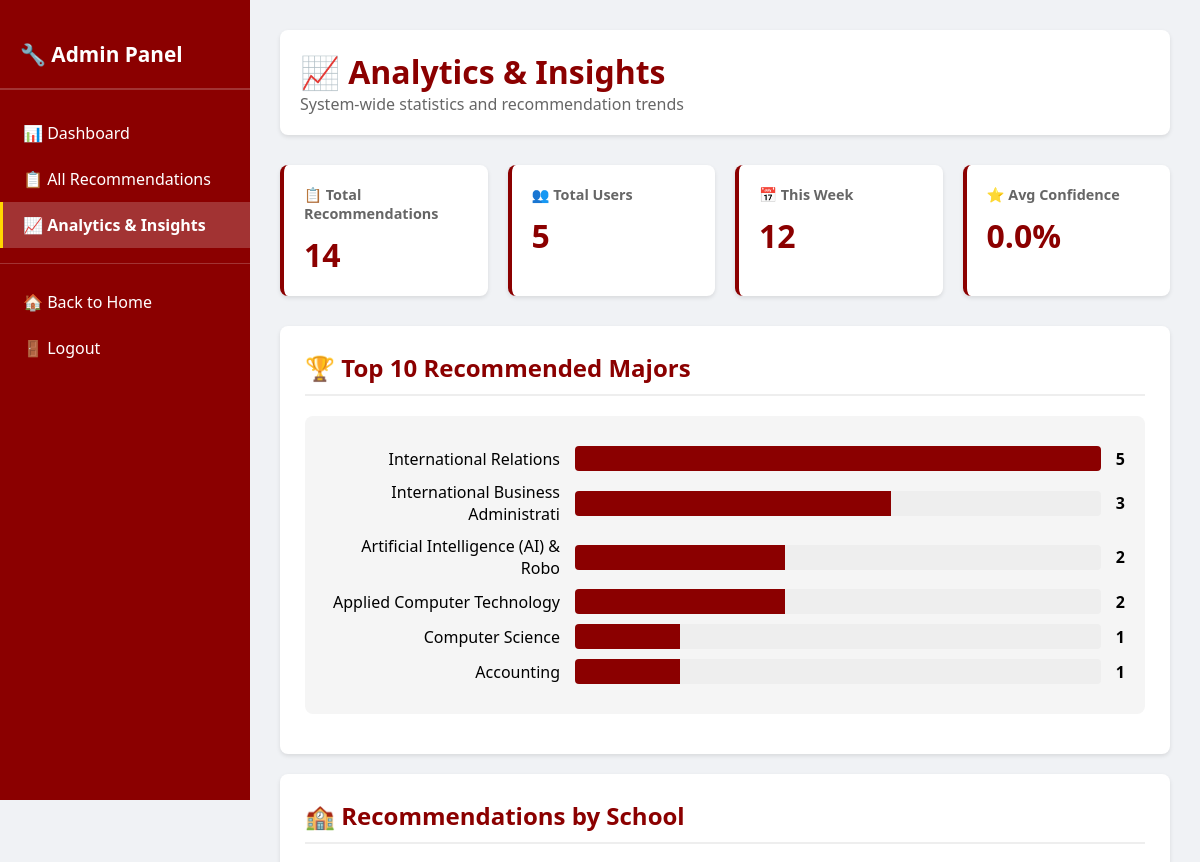
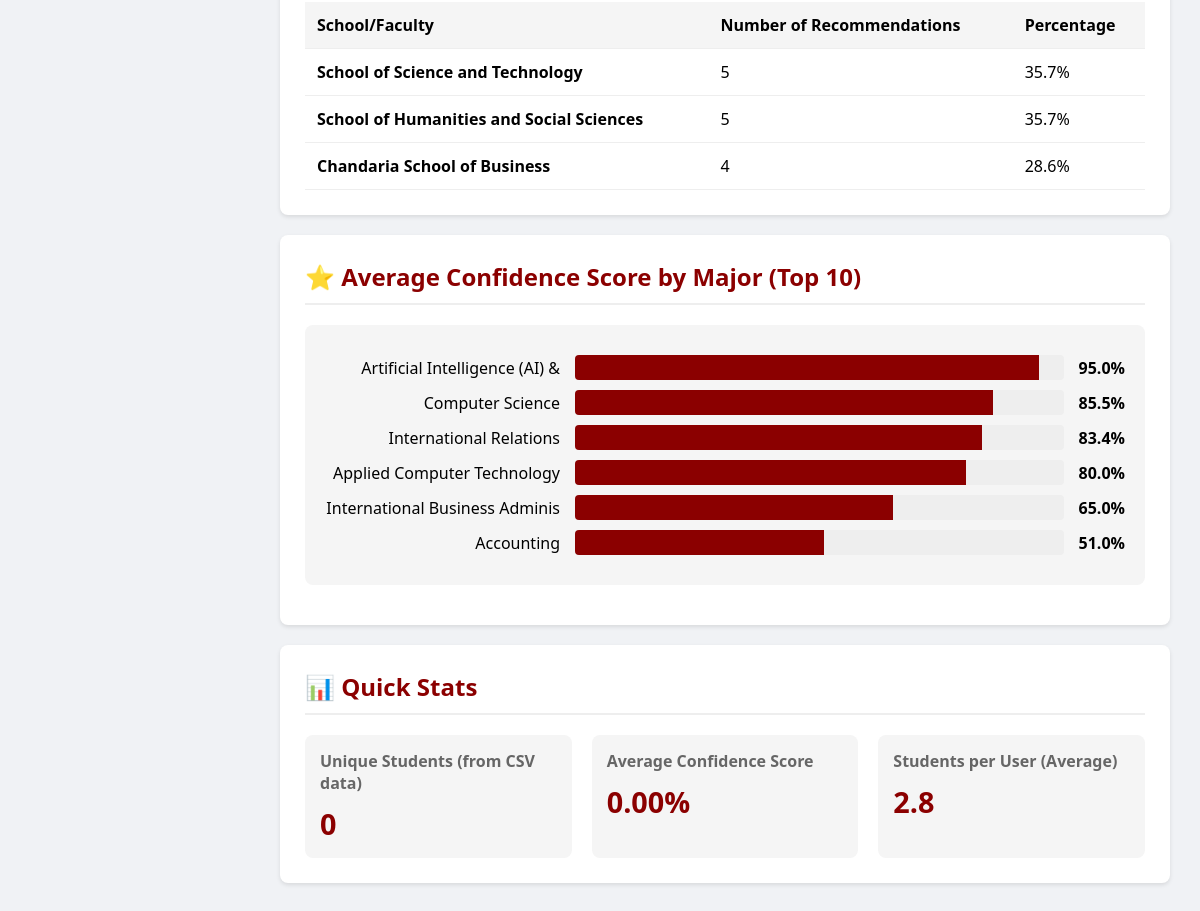
/admin/analytics (signed in), run on the app's committed database (2 pictures, top to bottom).
### app.py (models this page shows)
class Result(db.Model):
    id = db.Column(db.Integer, primary_key=True)
    major = db.Column(db.String(100), nullable=False)
    school = db.Column(db.String(100), nullable=False)
    confidence = db.Column(db.Float, nullable=False)
    timestamp = db.Column(db.DateTime, nullable=False, default=datetime.utcnow)
    user_id = db.Column(db.Integer, db.ForeignKey('user.id'), nullable=False)

### app.py (the view)
@app.route('/admin/analytics')
@login_required
def admin_analytics():
    if not current_user.is_admin:
        flash('Access Denied: Administrators only.', 'danger')
        return redirect(url_for('index'))
    total_recommendations = Result.query.count()
    total_users = User.query.count()
    top_majors = db.session.query(
        Result.major,
        func.count(Result.id).label('count')
    ).group_by(Result.major).order_by(desc(func.count(Result.id))).limit(10).all()
    top_schools = db.session.query(
        Result.school,
        func.count(Result.id).label('count')
    ).group_by(Result.school).order_by(desc(func.count(Result.id))).all()
    avg_confidence = db.session.query(
        Result.major,
        func.avg(Result.confidence).label('avg_conf')
    ).group_by(Result.major).order_by(desc(func.avg(Result.confidence))).limit(10).all()
    from datetime import timedelta
    week_ago = datetime.utcnow() - timedelta(days=7)
    recent_count = Result.query.filter(Result.timestamp >= week_ago).count()
    analytics_data = {
        'total_recommendations': total_recommendations,
        'total_users': total_users,
        'top_majors': top_majors,
        'top_schools': top_schools,
        'avg_confidence': avg_confidence,
        'last_week_count': recent_count,
        'csv_stats': get_recommendation_statistics()
    }
    return render_template('admin_analytics.html', analytics=analytics_data)

### app.py (called while the page is built)
@login_manager.user_loader
def load_user(user_id):
    return db.session.get(User, int(user_id))

### model_training.py (called while the page is built, shortened)
def get_recommendation_statistics():
    if not os.path.exists(DATA_FILE):
        return {
            'total_recommendations': 0,
            'message': 'No data collected yet.'
        }

### templates/admin_analytics.html (shortened to what this page needs)
<!DOCTYPE html>
<html lang="en">
<head>
</head>
<body>
<div class="admin-container">
    <div class="sidebar">
        <h2>🔧 Admin Panel</h2>
        <a href="{{ url_for('admin') }}" class="nav-item">📊 Dashboard</a>
        <a href="{{ url_for('admin_recommendations') }}" class="nav-item">📋 All Recommendations</a>
        <a href="{{ url_for('admin_analytics') }}" class="nav-item active">📈 Analytics & Insights</a>
        <hr style="border: none; border-top: 1px solid rgba(255,255,255,0.2); margin: 15px 0;">
        <a href="{{ url_for('index') }}" class="nav-item">🏠 Back to Home</a>
        <a href="{{ url_for('logout') }}" class="nav-item">🚪 Logout</a>
    </div>
    <div class="main-content">
        <div class="admin-header">
            <h1>📈 Analytics & Insights</h1>
            <p style="color: #666;">System-wide statistics and recommendation trends</p>
        </div>
        <div class="stats-grid">
            <div class="stat-card">
                <h3>📋 Total Recommendations</h3>
                <div class="value">{{ analytics.total_recommendations }}</div>
            </div>
            <div class="stat-card">
                <h3>👥 Total Users</h3>
                <div class="value">{{ analytics.total_users }}</div>
            </div>
            <div class="stat-card">
                <h3>📅 This Week</h3>
                <div class="value">{{ analytics.last_week_count }}</div>
            </div>
            <div class="stat-card">
                <h3>⭐ Avg Confidence</h3>
                <div class="value">{{ "%.1f"|format(analytics.csv_stats.avg_confidence or 0) }}%</div>
            </div>
        </div>
        <div class="content-section">
            <h2>🏆 Top 10 Recommended Majors</h2>
            {% if analytics.top_majors %}
                <div class="chart">
                    {% for major, count in analytics.top_majors %}
                        <div class="bar">
                            <div class="bar-label">{{ major[:35] }}</div>
                            <div class="bar-container">
                                <div class="bar-fill" style="width: {{ (count / analytics.top_majors[0][1] * 100)|int }}%"></div>
                            </div>
                            <div class="bar-value">{{ count }}</div>
                        </div>
                    {% endfor %}
                </div>
            {% else %}
                <p style="color: #999;">No data available</p>
            {% endif %}
        </div>
        <div class="content-section">
            <h2>🏫 Recommendations by School</h2>
            {% if analytics.top_schools %}
                <div class="table-responsive">
                    <table>
                        <thead>
                            <tr>
                                <th>School/Faculty</th>
                                <th>Number of Recommendations</th>
                                <th>Percentage</th>
                            </tr>
                        </thead>
                        <tbody>
                            {% for school, count in analytics.top_schools %}
                                <tr>
                                    <td><strong>{{ school }}</strong></td>
                                    <td>{{ count }}</td>
                                    <td>{{ "%.1f"|format((count / analytics.total_recommendations * 100) if analytics.total_recommendations > 0 else 0) }}%</td>
                                </tr>
                            {% endfor %}
                        </tbody>
                    </table>
                </div>
            {% else %}
                <p style="color: #999;">No data available</p>
            {% endif %}
        </div>
        <div class="content-section">
            <h2>⭐ Average Confidence Score by Major (Top 10)</h2>
            {% if analytics.avg_confidence %}
                <div class="chart">
                    {% for major, avg_conf in analytics.avg_confidence %}
                        <div class="bar">
                            <div class="bar-label">{{ major[:30] }}</div>
                            <div class="bar-container">
                                <div class="bar-fill" style="width: {{ avg_conf }}%"></div>
                            </div>
                            <div class="bar-value">{{ "%.1f"|format(avg_conf) }}%</div>
                        </div>
                    {% endfor %}
                </div>
            {% else %}
                <p style="color: #999;">No data available</p>
            {% endif %}
        </div>
        <div class="content-section">
            <h2>📊 Quick Stats</h2>
            <div style="display: grid; grid-template-columns: repeat(auto-fit, minmax(250px, 1fr)); gap: 20px;">
                <div style="padding: 15px; background: #f5f5f5; border-radius: 8px;">
                    <p style="color: #666; margin-bottom: 10px;"><strong>Unique Students (from CSV data)</strong></p>
                    <p style="font-size: 1.8em; color: #8B0000; font-weight: bold;">{{ analytics.csv_stats.unique_students or 0 }}</p>
                </div>
                <div style="padding: 15px; background: #f5f5f5; border-radius: 8px;">
                    <p style="color: #666; margin-bottom: 10px;"><strong>Average Confidence Score</strong></p>
                    <p style="font-size: 1.8em; color: #8B0000; font-weight: bold;">{{ "%.2f"|format(analytics.csv_stats.avg_confidence or 0) }}%</p>
                </div>
                <div style="padding: 15px; background: #f5f5f5; border-radius: 8px;">
                    <p style="color: #666; margin-bottom: 10px;"><strong>Students per User (Average)</strong></p>
                    {% if analytics.total_users > 0 %}
                        <p style="font-size: 1.8em; color: #8B0000; font-weight: bold;">{{ "%.1f"|format(analytics.total_recommendations / analytics.total_users) }}</p>
                    {% else %}
                        <p style="font-size: 1.8em; color: #8B0000; font-weight: bold;">--</p>
                    {% endif %}
                </div>
            </div>
        </div>
    </div>
</div>
</body>
</html>

### templates/admin_analytics.html (style rules this page uses)
* { margin: 0; padding: 0; box-sizing: border-box; }
body { font-family: 'Segoe UI', sans-serif; background-color: #f0f2f5; }
.admin-container { display: flex; min-height: 100vh; }
.sidebar { width: 250px; background-color: #8B0000; color: white; padding: 20px 0; position: fixed; height: 100vh; overflow-y: auto; }
.sidebar h2 { padding: 20px; font-size: 1.3em; border-bottom: 2px solid rgba(255,255,255,0.2); margin-bottom: 20px; }
.nav-item { padding: 12px 20px; text-decoration: none; display: block; color: white; border-left: 3px solid transparent; transition: all 0.3s; }
.nav-item.active { background-color: rgba(255,255,255,0.2); border-left-color: #FFD700; font-weight: bold; }
.main-content { margin-left: 250px; padding: 30px; width: calc(100% - 250px); }
.admin-header { background: white; padding: 20px; border-radius: 8px; margin-bottom: 30px; box-shadow: 0 2px 4px rgba(0,0,0,0.1); }
.admin-header h1 { color: #8B0000; }
.stats-grid { display: grid; grid-template-columns: repeat(auto-fit, minmax(200px, 1fr)); gap: 20px; margin-bottom: 30px; }
.stat-card { background: white; padding: 20px; border-radius: 8px; box-shadow: 0 2px 4px rgba(0,0,0,0.1); border-left: 4px solid #8B0000; }
.stat-card h3 { color: #666; font-size: 0.9em; margin-bottom: 10px; }
.stat-card .value { font-size: 2em; font-weight: bold; color: #8B0000; }
.content-section { background: white; padding: 25px; border-radius: 8px; box-shadow: 0 2px 4px rgba(0,0,0,0.1); margin-bottom: 20px; }
.content-section h2 { color: #8B0000; margin-bottom: 20px; padding-bottom: 10px; border-bottom: 2px solid #eee; }
table { width: 100%; border-collapse: collapse; margin-top: 15px; }
th, td { padding: 12px; text-align: left; border-bottom: 1px solid #eee; }
th { background-color: #f5f5f5; font-weight: 600; }
.chart { background: #f5f5f5; padding: 20px; border-radius: 8px; margin: 15px 0; }
.bar { display: flex; align-items: center; margin: 10px 0; }
.bar-label { width: 250px; text-align: right; padding-right: 15px; font-weight: 500; }
.bar-container { flex: 1; background: #eee; height: 25px; border-radius: 4px; overflow: hidden; }
.bar-fill { background: #8B0000; height: 100%; transition: width 0.3s; }
.bar-value { padding-left: 15px; font-weight: bold; }

### data on the page
Result: major "Computer Science", {{ (count / analytics.top_majors[0][1] * 100)|int }} 20 (drawn), user "1", confidence "85.5"
Result: major "Accounting", {{ (count / analytics.top_majors[0][1] * 100)|int }} 20 (drawn), user "1", confidence "51.0"

### other printed values
{{ analytics.total_recommendations }} "14"
{{ analytics.total_users }} "5"
{{ analytics.last_week_count }} "12"
{{ "%.1f"|format(analytics.csv_stats.avg_confidence or 0) }} "0.0"
{{ major[:35] }} "International Relations" "International Business Administrati" "Artificial Intelligence (AI) & Robo" "Applied Computer Technology"
{{ count }} "5" "3" "2" "2"
{{ school }} "School of Science and Technology" "School of Humanities and Social Sciences" "Chandaria School of Business"
{{ count }} "5" "5" "4"
{{ major[:30] }} "Artificial Intelligence (AI) &" "International Relations" "Applied Computer Technology" "International Business Adminis"
{{ "%.1f"|format(avg_conf) }} "95.0" "83.4" "80.0" "65.0"
{{ analytics.csv_stats.unique_students or 0 }} "0"
{{ "%.2f"|format(analytics.csv_stats.avg_confidence or 0) }} "0.00"
{{ "%.1f"|format(analytics.total_recommendations / analytics.total_users) }} "2.8"
